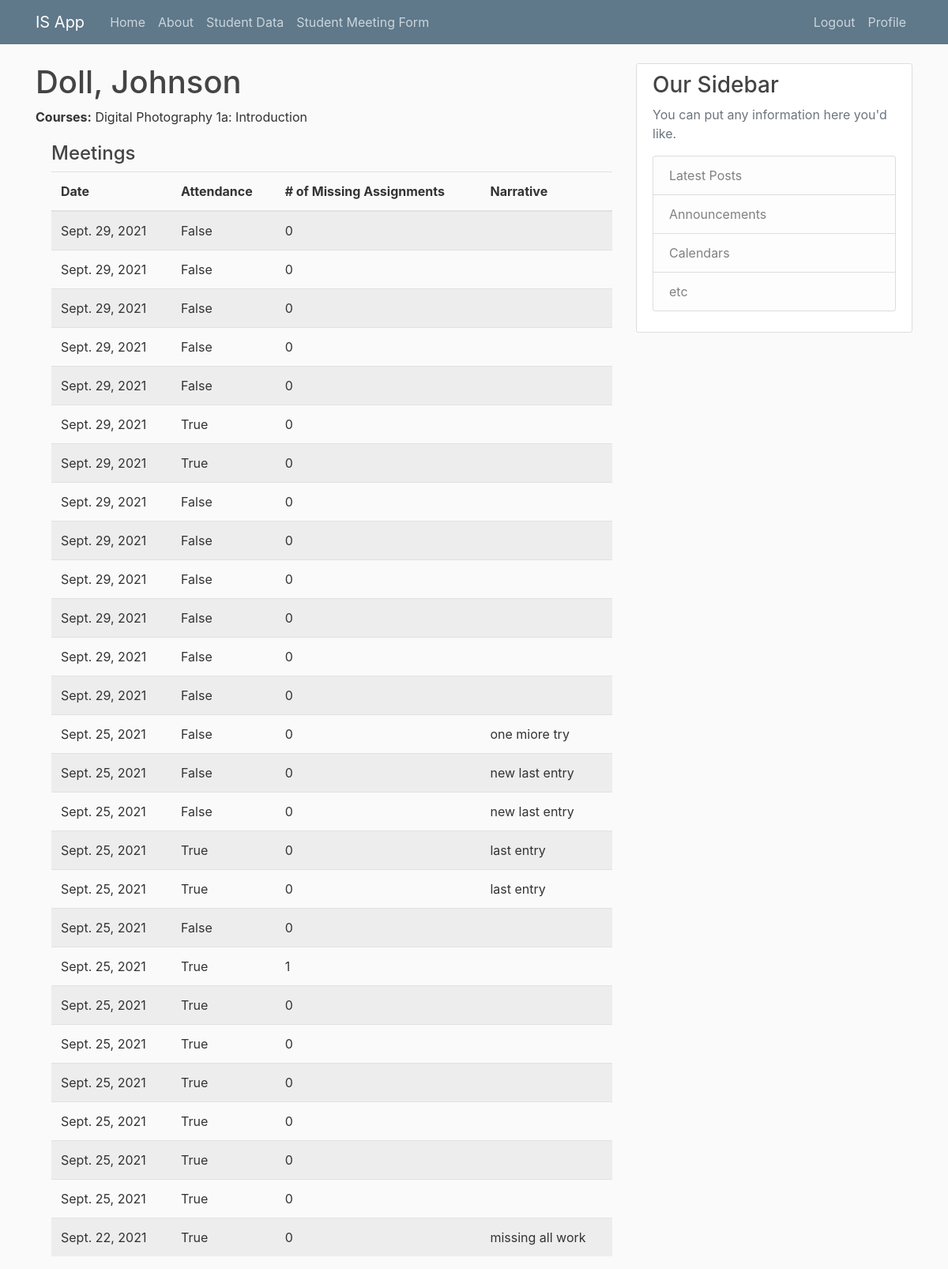
The app's page /student/3 (signed in) with its own data.
### checkin/models.py (models this page shows, shortened)
class Student(models.Model):
    first_name = models.CharField(max_length=50, help_text="Student first name.")
    last_name = models.CharField(max_length=50, help_text="Student last name.")
    course = models.ManyToManyField(Course, help_text="Select courses student is enrolled in.", blank=True, default='')

class Course(models.Model):
    course_name = models.CharField(max_length=200, help_text="Enter the name of the course.")
    course_id = models.CharField(max_length=200, help_text="Enter the course id code if applicable.", blank=True, default='')
    course_provider = models.ForeignKey('CourseProvider', on_delete=models.SET_NULL, null=True,  blank=True, default='')
    class Meta:
        ordering = ['course_name']
    def __str__(self):
        return f'{self.course_name}'

class StudentMeeting(models.Model):
    instructor = models.ForeignKey(User, on_delete=models.PROTECT, null=True, blank=True, default='')
    student = models.ForeignKey(Student, help_text="Student Name.", on_delete=models.CASCADE, null=True)
    appointment_date = models.DateField("Date", default=timezone.now)
    attended_meeting = models.BooleanField()
    missing_work_amount = models.IntegerField(default=0)
    narrative = models.TextField(blank=True, default='')

### checkin/views.py (the view)
# urls.py: path('student/<int:pk>', login_required(views.StudentDetailView.as_view()), name='checkin-student-detail'),
class StudentDetailView(generic.DetailView):
    model = Student

### checkin/templates/checkin/student_detail.html
{% extends "checkin/base.html" %}
{% block content %}
<h1>{{ student.last_name }}, {{ student.first_name }}</h1>
<p><strong>Courses:</strong> {{ student.course.all|join:", " }}</p>
<div style="margin-left:20px;margin-top:20px">
    <h4>Meetings</h4>
    <table class="table table-striped">
        <thead>
            <tr>
                <th>Date</th>
                <th>Attendance</th>
                <th># of Missing Assignments</th>
                <th>Narrative</th>
            </tr>
        </thead>
        <tbody>
        {% for meeting in student.studentmeeting_set.all reversed %}
            <tr>
                <td>{{ meeting.appointment_date }}</td>
                <td>{{ meeting.attended_meeting }}</td>
                <td>{{ meeting.missing_work_amount }}</td>
                <td>{{ meeting.narrative }}</td>
            </tr>
        {% endfor %}
        </tbody>
    </table>
  </div>
{% endblock content %}

### checkin/static/checkin/main.css (style rules this page uses)
body { background: #fafafa; color: #333333; margin-top: 5rem; }
h1, h2, h3, h4, h5, h6 { color: #444444; }

### records on screen
Student: last_name "Doll", first_name "Johnson", course.all "Digital Photography 1a: Introduction"
StudentMeeting: appointment_date "Sept. 29, 2021", attended_meeting "False", missing_work_amount "0"
StudentMeeting: appointment_date "Sept. 29, 2021", attended_meeting "False", missing_work_amount "0"
StudentMeeting: appointment_date "Sept. 29, 2021", attended_meeting "False", missing_work_amount "0"
StudentMeeting: appointment_date "Sept. 29, 2021", attended_meeting "False", missing_work_amount "0"
StudentMeeting: appointment_date "Sept. 29, 2021", attended_meeting "False", missing_work_amount "0"
StudentMeeting: appointment_date "Sept. 29, 2021", attended_meeting "True", missing_work_amount "0"
StudentMeeting: appointment_date "Sept. 29, 2021", attended_meeting "True", missing_work_amount "0"
StudentMeeting: appointment_date "Sept. 29, 2021", attended_meeting "False", missing_work_amount "0"
StudentMeeting: appointment_date "Sept. 29, 2021", attended_meeting "False", missing_work_amount "0"
StudentMeeting: appointment_date "Sept. 29, 2021", attended_meeting "False", missing_work_amount "0"
StudentMeeting: appointment_date "Sept. 29, 2021", attended_meeting "False", missing_work_amount "0"
StudentMeeting: appointment_date "Sept. 29, 2021", attended_meeting "False", missing_work_amount "0"
StudentMeeting: appointment_date "Sept. 29, 2021", attended_meeting "False", missing_work_amount "0"
StudentMeeting: appointment_date "Sept. 25, 2021", attended_meeting "False", missing_work_amount "0", narrative "one miore try"
StudentMeeting: appointment_date "Sept. 25, 2021", attended_meeting "False", missing_work_amount "0", narrative "new last entry"
StudentMeeting: appointment_date "Sept. 25, 2021", attended_meeting "False", missing_work_amount "0", narrative "new last entry"
StudentMeeting: appointment_date "Sept. 25, 2021", attended_meeting "True", missing_work_amount "0", narrative "last entry"
StudentMeeting: appointment_date "Sept. 25, 2021", attended_meeting "True", missing_work_amount "0", narrative "last entry"
StudentMeeting: appointment_date "Sept. 25, 2021", attended_meeting "False", missing_work_amount "0"
StudentMeeting: appointment_date "Sept. 25, 2021", attended_meeting "True", missing_work_amount "1"
StudentMeeting: appointment_date "Sept. 25, 2021", attended_meeting "True", missing_work_amount "0"
StudentMeeting: appointment_date "Sept. 25, 2021", attended_meeting "True", missing_work_amount "0"
StudentMeeting: appointment_date "Sept. 25, 2021", attended_meeting "True", missing_work_amount "0"
StudentMeeting: appointment_date "Sept. 25, 2021", attended_meeting "True", missing_work_amount "0"
StudentMeeting: appointment_date "Sept. 25, 2021", attended_meeting "True", missing_work_amount "0"
StudentMeeting: appointment_date "Sept. 25, 2021", attended_meeting "True", missing_work_amount "0"
StudentMeeting: appointment_date "Sept. 22, 2021", attended_meeting "True", missing_work_amount "0", narrative "missing all work"
